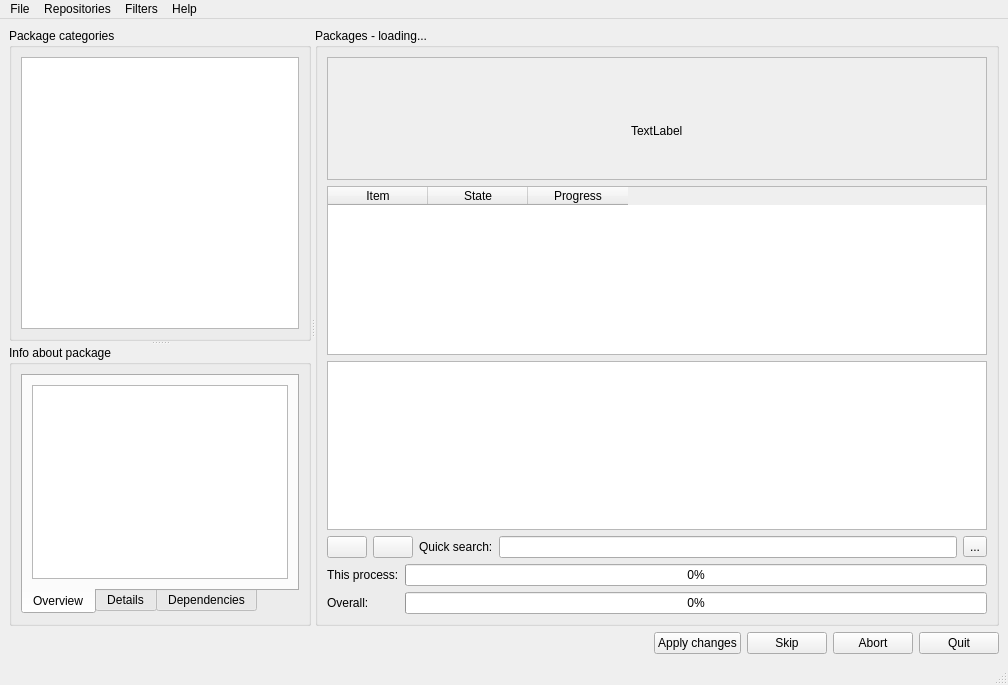
<ui version="4.0" >
 <class>MainWindow</class>
 <widget class="QMainWindow" name="MainWindow" >
  <property name="geometry" >
   <rect>
    <x>0</x>
    <y>0</y>
    <width>1008</width>
    <height>685</height>
   </rect>
  </property>
  <property name="windowTitle" >
   <string>MOPSLinux package manager</string>
  </property>
  <property name="windowIcon" >
   <iconset>/usr/share/mpkg/icons/removed_available.png</iconset>
  </property>
  <widget class="QWidget" name="centralwidget" >
   <layout class="QVBoxLayout" >
    <property name="spacing" >
     <number>6</number>
    </property>
    <property name="leftMargin" >
     <number>9</number>
    </property>
    <property name="topMargin" >
     <number>9</number>
    </property>
    <property name="rightMargin" >
     <number>9</number>
    </property>
    <property name="bottomMargin" >
     <number>9</number>
    </property>
    <item>
     <widget class="QSplitter" name="splitter_3" >
      <property name="sizePolicy" >
       <sizepolicy vsizetype="Preferred" hsizetype="Expanding" >
        <horstretch>0</horstretch>
        <verstretch>1</verstretch>
       </sizepolicy>
      </property>
      <property name="orientation" >
       <enum>Qt::Horizontal</enum>
      </property>
      <widget class="QSplitter" name="splitter_2" >
       <property name="orientation" >
        <enum>Qt::Vertical</enum>
       </property>
       <widget class="QGroupBox" name="packageListBox" >
        <property name="sizePolicy" >
         <sizepolicy vsizetype="Maximum" hsizetype="Preferred" >
          <horstretch>0</horstretch>
          <verstretch>144</verstretch>
         </sizepolicy>
        </property>
        <property name="maximumSize" >
         <size>
          <width>16777215</width>
          <height>16777215</height>
         </size>
        </property>
        <property name="sizeIncrement" >
         <size>
          <width>0</width>
          <height>0</height>
         </size>
        </property>
        <property name="title" >
         <string>Package categories</string>
        </property>
        <layout class="QVBoxLayout" >
         <property name="spacing" >
          <number>6</number>
         </property>
         <property name="leftMargin" >
          <number>9</number>
         </property>
         <property name="topMargin" >
          <number>9</number>
         </property>
         <property name="rightMargin" >
          <number>9</number>
         </property>
         <property name="bottomMargin" >
          <number>9</number>
         </property>
         <item>
          <widget class="QSplitter" name="splitter" >
           <property name="orientation" >
            <enum>Qt::Vertical</enum>
           </property>
           <widget class="QListWidget" name="listWidget" >
            <property name="maximumSize" >
             <size>
              <width>515</width>
              <height>16777215</height>
             </size>
            </property>
            <property name="iconSize" >
             <size>
              <width>32</width>
              <height>32</height>
             </size>
            </property>
           </widget>
          </widget>
         </item>
        </layout>
       </widget>
       <widget class="QGroupBox" name="packageInfoBox" >
        <property name="sizePolicy" >
         <sizepolicy vsizetype="Maximum" hsizetype="Minimum" >
          <horstretch>0</horstretch>
          <verstretch>0</verstretch>
         </sizepolicy>
        </property>
        <property name="minimumSize" >
         <size>
          <width>0</width>
          <height>0</height>
         </size>
        </property>
        <property name="sizeIncrement" >
         <size>
          <width>0</width>
          <height>0</height>
         </size>
        </property>
        <property name="title" >
         <string>Info about package</string>
        </property>
        <layout class="QVBoxLayout" >
         <property name="spacing" >
          <number>6</number>
         </property>
         <property name="leftMargin" >
          <number>9</number>
         </property>
         <property name="topMargin" >
          <number>9</number>
         </property>
         <property name="rightMargin" >
          <number>9</number>
         </property>
         <property name="bottomMargin" >
          <number>9</number>
         </property>
         <item>
          <widget class="QTabWidget" name="tabWidget" >
           <property name="tabPosition" >
            <enum>QTabWidget::South</enum>
           </property>
           <property name="tabShape" >
            <enum>QTabWidget::Rounded</enum>
           </property>
           <property name="currentIndex" >
            <number>0</number>
           </property>
           <property name="usesScrollButtons" >
            <bool>true</bool>
           </property>
           <widget class="QWidget" name="tab" >
            <attribute name="title" >
             <string>Overview</string>
            </attribute>
            <layout class="QVBoxLayout" >
             <property name="spacing" >
              <number>6</number>
             </property>
             <property name="leftMargin" >
              <number>9</number>
             </property>
             <property name="topMargin" >
              <number>9</number>
             </property>
             <property name="rightMargin" >
              <number>9</number>
             </property>
             <property name="bottomMargin" >
              <number>9</number>
             </property>
             <item>
              <widget class="QTextEdit" name="overviewEdit" >
               <property name="readOnly" >
                <bool>true</bool>
               </property>
              </widget>
             </item>
            </layout>
           </widget>
           <widget class="QWidget" name="tab_2" >
            <attribute name="title" >
             <string>Details</string>
            </attribute>
            <layout class="QHBoxLayout" >
             <property name="spacing" >
              <number>6</number>
             </property>
             <property name="leftMargin" >
              <number>9</number>
             </property>
             <property name="topMargin" >
              <number>9</number>
             </property>
             <property name="rightMargin" >
              <number>9</number>
             </property>
             <property name="bottomMargin" >
              <number>9</number>
             </property>
             <item>
              <widget class="QTextEdit" name="detailedEdit" >
               <property name="readOnly" >
                <bool>true</bool>
               </property>
              </widget>
             </item>
            </layout>
           </widget>
           <widget class="QWidget" name="tab_3" >
            <attribute name="title" >
             <string>Dependencies</string>
            </attribute>
            <layout class="QHBoxLayout" >
             <property name="spacing" >
              <number>6</number>
             </property>
             <property name="leftMargin" >
              <number>9</number>
             </property>
             <property name="topMargin" >
              <number>9</number>
             </property>
             <property name="rightMargin" >
              <number>9</number>
             </property>
             <property name="bottomMargin" >
              <number>9</number>
             </property>
             <item>
              <widget class="QTextBrowser" name="depTextBrowser" />
             </item>
            </layout>
           </widget>
          </widget>
         </item>
        </layout>
       </widget>
      </widget>
      <widget class="QGroupBox" name="packagesBox" >
       <property name="sizePolicy" >
        <sizepolicy vsizetype="Preferred" hsizetype="Maximum" >
         <horstretch>10</horstretch>
         <verstretch>0</verstretch>
        </sizepolicy>
       </property>
       <property name="minimumSize" >
        <size>
         <width>300</width>
         <height>200</height>
        </size>
       </property>
       <property name="title" >
        <string>Packages - loading...</string>
       </property>
       <property name="flat" >
        <bool>false</bool>
       </property>
       <layout class="QVBoxLayout" >
        <property name="spacing" >
         <number>6</number>
        </property>
        <property name="leftMargin" >
         <number>9</number>
        </property>
        <property name="topMargin" >
         <number>9</number>
        </property>
        <property name="rightMargin" >
         <number>9</number>
        </property>
        <property name="bottomMargin" >
         <number>9</number>
        </property>
        <item>
         <widget class="QFrame" name="splashFrame" >
          <property name="autoFillBackground" >
           <bool>true</bool>
          </property>
          <property name="frameShape" >
           <enum>QFrame::StyledPanel</enum>
          </property>
          <property name="frameShadow" >
           <enum>QFrame::Raised</enum>
          </property>
          <layout class="QVBoxLayout" >
           <property name="spacing" >
            <number>6</number>
           </property>
           <property name="leftMargin" >
            <number>9</number>
           </property>
           <property name="topMargin" >
            <number>9</number>
           </property>
           <property name="rightMargin" >
            <number>9</number>
           </property>
           <property name="bottomMargin" >
            <number>9</number>
           </property>
           <item>
            <spacer>
             <property name="orientation" >
              <enum>Qt::Vertical</enum>
             </property>
             <property name="sizeHint" >
              <size>
               <width>20</width>
               <height>40</height>
              </size>
             </property>
            </spacer>
           </item>
           <item>
            <layout class="QHBoxLayout" >
             <property name="spacing" >
              <number>6</number>
             </property>
             <property name="leftMargin" >
              <number>0</number>
             </property>
             <property name="topMargin" >
              <number>0</number>
             </property>
             <property name="rightMargin" >
              <number>0</number>
             </property>
             <property name="bottomMargin" >
              <number>0</number>
             </property>
             <item>
              <spacer>
               <property name="orientation" >
                <enum>Qt::Horizontal</enum>
               </property>
               <property name="sizeHint" >
                <size>
                 <width>40</width>
                 <height>20</height>
                </size>
               </property>
              </spacer>
             </item>
             <item>
              <widget class="QLabel" name="loadingLabel" >
               <property name="text" >
                <string/>
               </property>
              </widget>
             </item>
             <item>
              <spacer>
               <property name="orientation" >
                <enum>Qt::Horizontal</enum>
               </property>
               <property name="sizeHint" >
                <size>
                 <width>40</width>
                 <height>20</height>
                </size>
               </property>
              </spacer>
             </item>
            </layout>
           </item>
           <item>
            <layout class="QHBoxLayout" >
             <property name="spacing" >
              <number>6</number>
             </property>
             <property name="leftMargin" >
              <number>0</number>
             </property>
             <property name="topMargin" >
              <number>0</number>
             </property>
             <property name="rightMargin" >
              <number>0</number>
             </property>
             <property name="bottomMargin" >
              <number>0</number>
             </property>
             <item>
              <spacer>
               <property name="orientation" >
                <enum>Qt::Horizontal</enum>
               </property>
               <property name="sizeHint" >
                <size>
                 <width>40</width>
                 <height>20</height>
                </size>
               </property>
              </spacer>
             </item>
             <item>
              <widget class="QLabel" name="indicatorLabel" >
               <property name="text" >
                <string>TextLabel</string>
               </property>
              </widget>
             </item>
             <item>
              <spacer>
               <property name="orientation" >
                <enum>Qt::Horizontal</enum>
               </property>
               <property name="sizeHint" >
                <size>
                 <width>40</width>
                 <height>20</height>
                </size>
               </property>
              </spacer>
             </item>
            </layout>
           </item>
           <item>
            <spacer>
             <property name="orientation" >
              <enum>Qt::Vertical</enum>
             </property>
             <property name="sizeHint" >
              <size>
               <width>20</width>
               <height>40</height>
              </size>
             </property>
            </spacer>
           </item>
          </layout>
         </widget>
        </item>
        <item>
         <widget class="QTableWidget" name="progressTable" >
          <property name="editTriggers" >
           <set>QAbstractItemView::NoEditTriggers</set>
          </property>
          <property name="selectionMode" >
           <enum>QAbstractItemView::NoSelection</enum>
          </property>
          <property name="selectionBehavior" >
           <enum>QAbstractItemView::SelectRows</enum>
          </property>
          <property name="showGrid" >
           <bool>false</bool>
          </property>
          <column>
           <property name="text" >
            <string>Item</string>
           </property>
          </column>
          <column>
           <property name="text" >
            <string>State</string>
           </property>
          </column>
          <column>
           <property name="text" >
            <string>Progress</string>
           </property>
          </column>
         </widget>
        </item>
        <item>
         <widget class="QTableWidget" name="packageTable" >
          <property name="baseSize" >
           <size>
            <width>0</width>
            <height>0</height>
           </size>
          </property>
          <property name="mouseTracking" >
           <bool>false</bool>
          </property>
          <property name="contextMenuPolicy" >
           <enum>Qt::CustomContextMenu</enum>
          </property>
          <property name="frameShape" >
           <enum>QFrame::StyledPanel</enum>
          </property>
          <property name="horizontalScrollBarPolicy" >
           <enum>Qt::ScrollBarAlwaysOff</enum>
          </property>
          <property name="autoScroll" >
           <bool>true</bool>
          </property>
          <property name="editTriggers" >
           <set>QAbstractItemView::NoEditTriggers</set>
          </property>
          <property name="tabKeyNavigation" >
           <bool>false</bool>
          </property>
          <property name="alternatingRowColors" >
           <bool>true</bool>
          </property>
          <property name="selectionMode" >
           <enum>QAbstractItemView::ExtendedSelection</enum>
          </property>
          <property name="selectionBehavior" >
           <enum>QAbstractItemView::SelectRows</enum>
          </property>
          <property name="verticalScrollMode" >
           <enum>QAbstractItemView::ScrollPerItem</enum>
          </property>
          <property name="horizontalScrollMode" >
           <enum>QAbstractItemView::ScrollPerItem</enum>
          </property>
          <property name="showGrid" >
           <bool>true</bool>
          </property>
          <property name="gridStyle" >
           <enum>Qt::DotLine</enum>
          </property>
          <property name="sortingEnabled" >
           <bool>false</bool>
          </property>
         </widget>
        </item>
        <item>
         <layout class="QHBoxLayout" >
          <property name="spacing" >
           <number>6</number>
          </property>
          <property name="leftMargin" >
           <number>0</number>
          </property>
          <property name="topMargin" >
           <number>0</number>
          </property>
          <property name="rightMargin" >
           <number>0</number>
          </property>
          <property name="bottomMargin" >
           <number>0</number>
          </property>
          <item>
           <widget class="QPushButton" name="selectAllButton" >
            <property name="text" >
             <string/>
            </property>
            <property name="icon" >
             <iconset>/usr/share/mpkg/icons/install.png</iconset>
            </property>
           </widget>
          </item>
          <item>
           <widget class="QPushButton" name="deselectAllButton" >
            <property name="text" >
             <string/>
            </property>
            <property name="icon" >
             <iconset>/usr/share/mpkg/icons/purge.png</iconset>
            </property>
           </widget>
          </item>
          <item>
           <widget class="QLabel" name="quickSearchLabel" >
            <property name="text" >
             <string>Quick search:</string>
            </property>
           </widget>
          </item>
          <item>
           <widget class="QLineEdit" name="quickPackageSearchEdit" />
          </item>
          <item>
           <widget class="QToolButton" name="clearSearchButton" >
            <property name="text" >
             <string>...</string>
            </property>
            <property name="icon" >
             <iconset>/usr/share/mpkg/icons/clear_left.png</iconset>
            </property>
           </widget>
          </item>
         </layout>
        </item>
        <item>
         <layout class="QGridLayout" >
          <property name="leftMargin" >
           <number>0</number>
          </property>
          <property name="topMargin" >
           <number>0</number>
          </property>
          <property name="rightMargin" >
           <number>0</number>
          </property>
          <property name="bottomMargin" >
           <number>0</number>
          </property>
          <property name="horizontalSpacing" >
           <number>6</number>
          </property>
          <property name="verticalSpacing" >
           <number>6</number>
          </property>
          <item row="0" column="0" >
           <widget class="QLabel" name="totalLabel" >
            <property name="text" >
             <string>This process:</string>
            </property>
           </widget>
          </item>
          <item row="1" column="1" >
           <widget class="QProgressBar" name="progressBar" >
            <property name="enabled" >
             <bool>true</bool>
            </property>
            <property name="statusTip" >
             <string/>
            </property>
            <property name="whatsThis" >
             <string/>
            </property>
            <property name="value" >
             <number>0</number>
            </property>
            <property name="alignment" >
             <set>Qt::AlignLeading|Qt::AlignLeft|Qt::AlignVCenter</set>
            </property>
            <property name="orientation" >
             <enum>Qt::Horizontal</enum>
            </property>
           </widget>
          </item>
          <item row="1" column="0" >
           <widget class="QLabel" name="currentLabel" >
            <property name="text" >
             <string>Overall:</string>
            </property>
           </widget>
          </item>
          <item row="0" column="1" >
           <widget class="QProgressBar" name="progressBar2" >
            <property name="value" >
             <number>0</number>
            </property>
            <property name="orientation" >
             <enum>Qt::Horizontal</enum>
            </property>
           </widget>
          </item>
         </layout>
        </item>
       </layout>
      </widget>
     </widget>
    </item>
    <item>
     <layout class="QHBoxLayout" >
      <property name="spacing" >
       <number>6</number>
      </property>
      <property name="leftMargin" >
       <number>0</number>
      </property>
      <property name="topMargin" >
       <number>0</number>
      </property>
      <property name="rightMargin" >
       <number>0</number>
      </property>
      <property name="bottomMargin" >
       <number>0</number>
      </property>
      <item>
       <widget class="QLabel" name="statLabel" >
        <property name="sizePolicy" >
         <sizepolicy vsizetype="Preferred" hsizetype="MinimumExpanding" >
          <horstretch>0</horstretch>
          <verstretch>0</verstretch>
         </sizepolicy>
        </property>
        <property name="text" >
         <string/>
        </property>
       </widget>
      </item>
      <item>
       <widget class="QPushButton" name="applyButton" >
        <property name="text" >
         <string>Apply changes</string>
        </property>
       </widget>
      </item>
      <item>
       <layout class="QHBoxLayout" >
        <property name="spacing" >
         <number>6</number>
        </property>
        <property name="leftMargin" >
         <number>0</number>
        </property>
        <property name="topMargin" >
         <number>0</number>
        </property>
        <property name="rightMargin" >
         <number>0</number>
        </property>
        <property name="bottomMargin" >
         <number>0</number>
        </property>
        <item>
         <widget class="QPushButton" name="skipButton" >
          <property name="text" >
           <string>Skip</string>
          </property>
         </widget>
        </item>
        <item>
         <widget class="QPushButton" name="abortButton" >
          <property name="text" >
           <string>Abort</string>
          </property>
         </widget>
        </item>
        <item>
         <widget class="QPushButton" name="quitButton" >
          <property name="text" >
           <string>Quit</string>
          </property>
         </widget>
        </item>
       </layout>
      </item>
     </layout>
    </item>
   </layout>
  </widget>
  <widget class="QMenuBar" name="menubar" >
   <property name="geometry" >
    <rect>
     <x>0</x>
     <y>0</y>
     <width>1008</width>
     <height>29</height>
    </rect>
   </property>
   <widget class="QMenu" name="menuRepositories" >
    <property name="title" >
     <string>Repositories</string>
    </property>
    <addaction name="actionAdd_remove_repositories" />
    <addaction name="actionUpdate_data" />
   </widget>
   <widget class="QMenu" name="menuHelp" >
    <property name="title" >
     <string>Help</string>
    </property>
    <addaction name="actionHelp_topics" />
    <addaction name="actionMini_FAQ" />
    <addaction name="actionAbout" />
   </widget>
   <widget class="QMenu" name="menuFile" >
    <property name="title" >
     <string>File</string>
    </property>
    <addaction name="actionPreferences" />
    <addaction name="actionCore_settings" />
    <addaction name="separator" />
    <addaction name="actionCommit_changes" />
    <addaction name="actionReset_changes" />
    <addaction name="actionReset_all_queue" />
    <addaction name="separator" />
    <addaction name="actionSave_queue" />
    <addaction name="actionClean_cache" />
    <addaction name="separator" />
    <addaction name="actionQuit" />
   </widget>
   <widget class="QMenu" name="menuFilters" >
    <property name="title" >
     <string>Filters</string>
    </property>
    <addaction name="actionShow_available" />
    <addaction name="actionShow_installed" />
    <addaction name="actionShow_broken" />
    <addaction name="actionShow_configexist" />
    <addaction name="actionShow_queue" />
    <addaction name="actionCustom_filter" />
    <addaction name="actionShow_install" />
    <addaction name="actionShow_purge" />
    <addaction name="actionShow_unavailable" />
    <addaction name="actionShow_deprecated" />
   </widget>
   <addaction name="menuFile" />
   <addaction name="menuRepositories" />
   <addaction name="menuFilters" />
   <addaction name="menuHelp" />
  </widget>
  <widget class="QStatusBar" name="statusbar" />
  <action name="actionAdd_remove_repositories" >
   <property name="icon" >
    <iconset>/usr/share/mpkg/icons/icons/taskbar.png</iconset>
   </property>
   <property name="text" >
    <string>Add/remove repositories</string>
   </property>
  </action>
  <action name="actionInstalled" >
   <property name="text" >
    <string>Installed</string>
   </property>
  </action>
  <action name="actionAvailable" >
   <property name="text" >
    <string>Installed</string>
   </property>
  </action>
  <action name="actionAvailable_2" >
   <property name="text" >
    <string>Available</string>
   </property>
  </action>
  <action name="actionShow_installed" >
   <property name="checkable" >
    <bool>true</bool>
   </property>
   <property name="checked" >
    <bool>true</bool>
   </property>
   <property name="icon" >
    <iconset>/usr/share/mpkg/icons/installed.png</iconset>
   </property>
   <property name="text" >
    <string>Show installed</string>
   </property>
   <property name="shortcut" >
    <string>Ctrl+2</string>
   </property>
  </action>
  <action name="actionShow_available" >
   <property name="checkable" >
    <bool>true</bool>
   </property>
   <property name="checked" >
    <bool>true</bool>
   </property>
   <property name="icon" >
    <iconset>/usr/share/mpkg/icons/available.png</iconset>
   </property>
   <property name="text" >
    <string>Show available</string>
   </property>
   <property name="shortcut" >
    <string>Ctrl+1</string>
   </property>
  </action>
  <action name="actionShow_broken" >
   <property name="checkable" >
    <bool>true</bool>
   </property>
   <property name="checked" >
    <bool>true</bool>
   </property>
   <property name="icon" >
    <iconset>/usr/share/mpkg/icons/warning.png</iconset>
   </property>
   <property name="text" >
    <string>Show broken</string>
   </property>
   <property name="visible" >
    <bool>false</bool>
   </property>
  </action>
  <action name="actionShow_configexist" >
   <property name="checkable" >
    <bool>true</bool>
   </property>
   <property name="checked" >
    <bool>true</bool>
   </property>
   <property name="icon" >
    <iconset>/usr/share/mpkg/icons/remove.png</iconset>
   </property>
   <property name="text" >
    <string>Show not purged</string>
   </property>
   <property name="iconText" >
    <string>Show not purged</string>
   </property>
   <property name="toolTip" >
    <string>Show packages that have config files (i.e. not purged)</string>
   </property>
   <property name="whatsThis" >
    <string/>
   </property>
   <property name="shortcut" >
    <string>Ctrl+3</string>
   </property>
  </action>
  <action name="actionShow_queue" >
   <property name="checkable" >
    <bool>true</bool>
   </property>
   <property name="checked" >
    <bool>true</bool>
   </property>
   <property name="icon" >
    <iconset>/usr/share/mpkg/icons/install.png</iconset>
   </property>
   <property name="text" >
    <string>Show queued</string>
   </property>
   <property name="iconText" >
    <string>Show queued</string>
   </property>
   <property name="toolTip" >
    <string>Show queued</string>
   </property>
   <property name="visible" >
    <bool>false</bool>
   </property>
  </action>
  <action name="actionCustom_filter" >
   <property name="text" >
    <string>Custom filter...</string>
   </property>
   <property name="visible" >
    <bool>false</bool>
   </property>
  </action>
  <action name="actionHelp_topics" >
   <property name="text" >
    <string>Help topics</string>
   </property>
   <property name="visible" >
    <bool>false</bool>
   </property>
  </action>
  <action name="actionMini_FAQ" >
   <property name="text" >
    <string>Mini-FAQ</string>
   </property>
   <property name="visible" >
    <bool>false</bool>
   </property>
  </action>
  <action name="actionAbout" >
   <property name="icon" >
    <iconset>/usr/share/mpkg/icons/warning.png</iconset>
   </property>
   <property name="text" >
    <string>About...</string>
   </property>
  </action>
  <action name="actionPreferences" >
   <property name="icon" >
    <iconset>/usr/share/mpkg/icons/icons/default.kde/32x32/apps/package_utilities.png</iconset>
   </property>
   <property name="text" >
    <string>Preferences</string>
   </property>
   <property name="shortcut" >
    <string>Ctrl+P</string>
   </property>
  </action>
  <action name="actionCore_settings" >
   <property name="icon" >
    <iconset>/usr/share/mpkg/icons/icons/default.kde/32x32/apps/kcmprocessor.png</iconset>
   </property>
   <property name="text" >
    <string>Core settings</string>
   </property>
  </action>
  <action name="actionCommit_changes" >
   <property name="icon" >
    <iconset>/usr/share/mpkg/icons/installed.png</iconset>
   </property>
   <property name="text" >
    <string>Commit changes</string>
   </property>
   <property name="shortcut" >
    <string>Ctrl+S</string>
   </property>
  </action>
  <action name="actionReset_changes" >
   <property name="icon" >
	   <iconset>/usr/share/mpkg/icons/rotate.png</iconset>
   </property>
   <property name="text" >
    <string>Reset changes</string>
   </property>
   <property name="shortcut" >
    <string>Ctrl+L</string>
   </property>
  </action>
  <action name="actionReset_all_queue" >
   <property name="icon" >
	   <iconset>/usr/share/mpkg/icons/eraser.png</iconset>
   </property>
   <property name="text" >
    <string>Reset all queue</string>
   </property>
  </action>
  <action name="actionSave_queue" >
   <property name="icon" >
	   <iconset>/usr/share/mpkg/icons/document_save.png</iconset>
   </property>
   <property name="text" >
    <string>Save queue</string>
   </property>
  </action>
  <action name="actionQuit" >
   <property name="icon" >
	   <iconset>/usr/share/mpkg/icons/application-exit.png</iconset>
   </property>
   <property name="text" >
    <string>Quit</string>
   </property>
   <property name="shortcut" >
    <string>Ctrl+Q</string>
   </property>
  </action>
  <action name="actionClean_cache" >
   <property name="icon" >
	   <iconset>/usr/share/mpkg/icons/user_trash_full.png</iconset>
   </property>
   <property name="text" >
    <string>Clean cache</string>
   </property>
  </action>
  <action name="actionShow_install" >
   <property name="checkable" >
    <bool>true</bool>
   </property>
   <property name="checked" >
    <bool>true</bool>
   </property>
   <property name="text" >
    <string>Show queued</string>
   </property>
   <property name="visible" >
    <bool>false</bool>
   </property>
  </action>
  <action name="actionShow_purge" >
   <property name="checkable" >
    <bool>true</bool>
   </property>
   <property name="checked" >
    <bool>true</bool>
   </property>
   <property name="text" >
    <string>Show purge</string>
   </property>
   <property name="visible" >
    <bool>false</bool>
   </property>
  </action>
  <action name="actionShow_unavailable" >
   <property name="checkable" >
    <bool>true</bool>
   </property>
   <property name="checked" >
    <bool>true</bool>
   </property>
   <property name="icon" >
    <iconset>/usr/share/mpkg/icons/unknown.png</iconset>
   </property>
   <property name="text" >
    <string>Show unavailable</string>
   </property>
   <property name="shortcut" >
    <string>Ctrl+4</string>
   </property>
  </action>
  <action name="actionUpdate_data" >
   <property name="icon" >
	   <iconset>/usr/share/mpkg/icons/reload.png</iconset>
   </property>
   <property name="text" >
    <string>Update data</string>
   </property>
  </action>
  <action name="actionShow_deprecated" >
   <property name="checkable" >
    <bool>true</bool>
   </property>
   <property name="checked" >
    <bool>true</bool>
   </property>
   <property name="icon" >
    <iconset>/usr/share/mpkg/icons/deprecated_available.png</iconset>
   </property>
   <property name="text" >
    <string>Show deprecated</string>
   </property>
   <property name="shortcut" >
    <string>Ctrl+5</string>
   </property>
  </action>
 </widget>
 <resources/>
 <connections/>
</ui>
